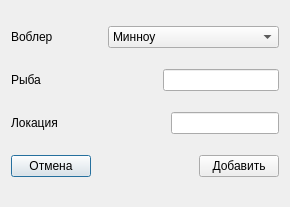
<?xml version="1.0" encoding="UTF-8"?>
<ui version="4.0">
 <class>Dialog</class>
 <widget class="QDialog" name="Dialog">
  <property name="geometry">
   <rect>
    <x>0</x>
    <y>0</y>
    <width>290</width>
    <height>207</height>
   </rect>
  </property>
  <property name="windowTitle">
   <string>Dialog</string>
  </property>
  <layout class="QVBoxLayout" name="verticalLayout">
   <item>
    <layout class="QHBoxLayout" name="horizontalLayout_2">
     <item>
      <widget class="QLabel" name="label">
       <property name="text">
        <string>Воблер</string>
       </property>
      </widget>
     </item>
     <item>
      <spacer name="horizontalSpacer_4">
       <property name="orientation">
        <enum>Qt::Horizontal</enum>
       </property>
       <property name="sizeHint" stdset="0">
        <size>
         <width>40</width>
         <height>20</height>
        </size>
       </property>
      </spacer>
     </item>
     <item>
      <widget class="QComboBox" name="box_combo_vobler">
       <item>
        <property name="text">
         <string>Минноу </string>
        </property>
       </item>
       <item>
        <property name="text">
         <string>Крэнк </string>
        </property>
       </item>
       <item>
        <property name="text">
         <string>Фэт </string>
        </property>
       </item>
       <item>
        <property name="text">
         <string>Шэд</string>
        </property>
       </item>
       <item>
        <property name="text">
         <string>New Item</string>
        </property>
       </item>
       <item>
        <property name="text">
         <string>Поппер </string>
        </property>
       </item>
       <item>
        <property name="text">
         <string>Уолкер / Стикбейт</string>
        </property>
       </item>
       <item>
        <property name="text">
         <string>Раттлин / Виб</string>
        </property>
       </item>
       <item>
        <property name="text">
         <string>Джерк-бейт</string>
        </property>
       </item>
       <item>
        <property name="text">
         <string>Составники / Свимбейты</string>
        </property>
       </item>
       <item>
        <property name="text">
         <string>Дартер </string>
        </property>
       </item>
      </widget>
     </item>
    </layout>
   </item>
   <item>
    <layout class="QHBoxLayout" name="horizontalLayout_3">
     <item>
      <widget class="QLabel" name="label_2">
       <property name="text">
        <string>Рыба</string>
       </property>
      </widget>
     </item>
     <item>
      <spacer name="horizontalSpacer_2">
       <property name="orientation">
        <enum>Qt::Horizontal</enum>
       </property>
       <property name="sizeHint" stdset="0">
        <size>
         <width>40</width>
         <height>20</height>
        </size>
       </property>
      </spacer>
     </item>
     <item>
      <widget class="QLineEdit" name="line_fish_name_add"/>
     </item>
    </layout>
   </item>
   <item>
    <layout class="QHBoxLayout" name="horizontalLayout_4">
     <item>
      <widget class="QLabel" name="label_3">
       <property name="text">
        <string>Локация</string>
       </property>
      </widget>
     </item>
     <item>
      <spacer name="horizontalSpacer_3">
       <property name="orientation">
        <enum>Qt::Horizontal</enum>
       </property>
       <property name="sizeHint" stdset="0">
        <size>
         <width>40</width>
         <height>20</height>
        </size>
       </property>
      </spacer>
     </item>
     <item>
      <widget class="QLineEdit" name="line_location_ip"/>
     </item>
    </layout>
   </item>
   <item>
    <layout class="QHBoxLayout" name="horizontalLayout">
     <item>
      <widget class="QPushButton" name="btn_close_add">
       <property name="text">
        <string>Отмена</string>
       </property>
      </widget>
     </item>
     <item>
      <spacer name="horizontalSpacer">
       <property name="orientation">
        <enum>Qt::Horizontal</enum>
       </property>
       <property name="sizeHint" stdset="0">
        <size>
         <width>40</width>
         <height>20</height>
        </size>
       </property>
      </spacer>
     </item>
     <item>
      <widget class="QPushButton" name="btn_add">
       <property name="text">
        <string>Добавить</string>
       </property>
      </widget>
     </item>
    </layout>
   </item>
  </layout>
 </widget>
 <resources/>
 <connections/>
</ui>
